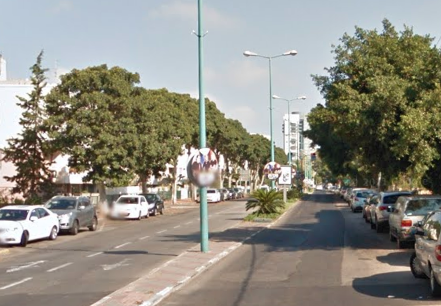
#> input picture images/img1.png, 441 x 306 px
$ python step1_detect_keypoints.py
#> lines starting #> are read from the running program, lines starting #| are printed output that depends on the picture
import cv2
import numpy as np
from pathlib import Path

def load_gray_image(path: str) -> np.ndarray:
    """Load image from disk and convert to grayscale."""
#> called with path = '../images/img1.png'
    img = cv2.imread(path, cv2.IMREAD_GRAYSCALE)
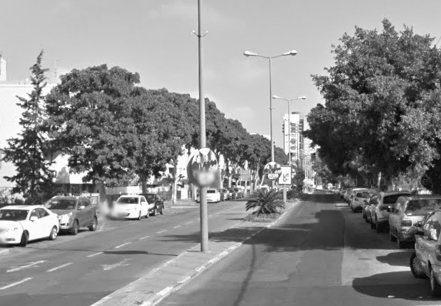
#> img: shape (306, 441); min 1, max 255, mean 139.9
#> call 2 of load_gray_image, with path = '../images/img2.png'
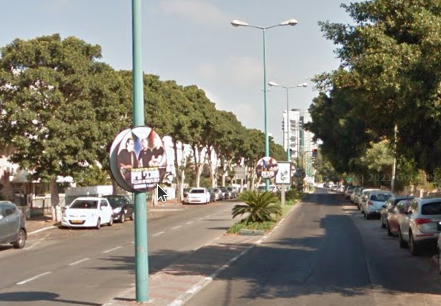
#> input picture images/img2.png, 441 x 306 px
#> in load_gray_image (call 2), `img = cv2.imread(path, cv2.IMREAD_GRAYSCALE)`:
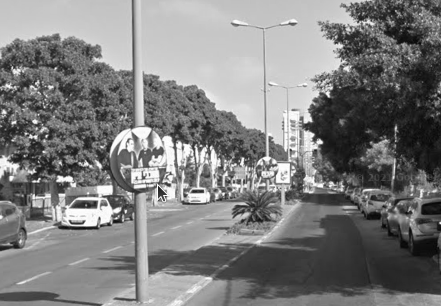
#> img: shape (306, 441); min 3, max 255, mean 126.1
    if img is None:
        raise FileNotFoundError(f"Could not load image: {path}")
    return img


def detect_orb_keypoints_and_descriptors(
    img: np.ndarray,
    nfeatures: int = 3000
):
    """
    Detect ORB keypoints and descriptors for a single image.
    :param img: grayscale image (np.ndarray)
    :param nfeatures: max number of features to detect
    :return: (keypoints, descriptors)
    """
#> called with nfeatures = 1500
    orb = cv2.ORB_create(nfeatures=nfeatures)
    keypoints, descriptors = orb.detectAndCompute(img, None)
#> keypoints = 1472 keypoints; strongest (x, y, size): (136, 199, 37.2), (319, 147, 31), (91, 182, 31), (160, 172, 31)
    return keypoints, descriptors


def draw_keypoints(img: np.ndarray, keypoints):
    """Return a BGR image with rich keypoints drawn on it."""
    img_color = cv2.cvtColor(img, cv2.COLOR_GRAY2BGR)
    out = cv2.drawKeypoints(
        img_color,
        keypoints,
        None,
        flags=cv2.DRAW_MATCHES_FLAGS_DRAW_RICH_KEYPOINTS
    )
    return out


def main():
    # === 1. set your image paths here ===
    img1_path = "../images/img1.png"   # change to your first image path
    img2_path = "../images/img2.png"   # change to your second image path

    if not Path(img1_path).exists() or not Path(img2_path).exists():
        raise SystemExit("Update img1_path / img2_path to valid image files")

    # === 2. load images in grayscale ===
    img1 = load_gray_image(img1_path)
    img2 = load_gray_image(img2_path)

    # === 3. detect keypoints + descriptors ===
    kp1, des1 = detect_orb_keypoints_and_descriptors(img1, nfeatures=1500)
#> kp1 has the same summary as keypoints in detect_orb_keypoints_and_descriptors
    kp2, des2 = detect_orb_keypoints_and_descriptors(img2, nfeatures=1500)
#> in detect_orb_keypoints_and_descriptors (call 2), `keypoints, descriptors = orb.detectAndCompute(img, None)`: keypoints = 1479 keypoints; strongest (x, y, size): (321, 142, 31), (159, 188, 31), (157, 185, 31), (322, 142, 37.2)
#> kp2 has the same summary as keypoints in detect_orb_keypoints_and_descriptors

    print(f"Image 1: {len(kp1)} keypoints, descriptors shape: {des1.shape}")
#| Image 1: 1472 keypoints, descriptors shape: (1472, 32)
    print(f"Image 2: {len(kp2)} keypoints, descriptors shape: {des2.shape}")
#| Image 2: 1479 keypoints, descriptors shape: (1479, 32)

    # === 4. draw keypoints for visualization ===
    img1_kp = draw_keypoints(img1, kp1)
#> in draw_keypoints, `out = cv2.drawKeypoints( img_color, keypoints, None, flags=cv2.DRAW_MA..`:
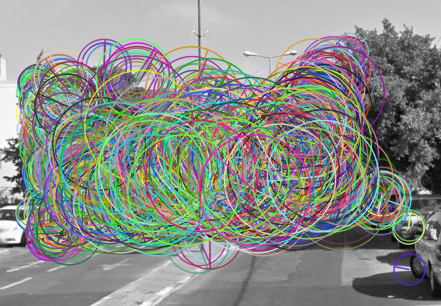
#> out: shape (306, 441, 3); mean B, G, R 135, 141.1, 137.3
    img2_kp = draw_keypoints(img2, kp2)
#> in draw_keypoints (call 2), `out = cv2.drawKeypoints( img_color, keypoints, None, flags=cv2.DRAW_MA..`:
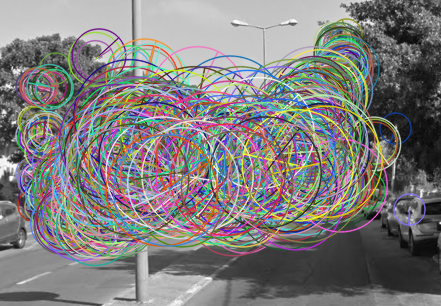
#> out: shape (306, 441, 3); mean B, G, R 125, 125.3, 127.5

    # === 5. show images (press any key to close) ===
    cv2.imshow("Image 1 - keypoints", img1_kp)
    cv2.imshow("Image 2 - keypoints", img2_kp)
    cv2.waitKey(0)
    cv2.destroyAllWindows()


if __name__ == "__main__":
    main()
